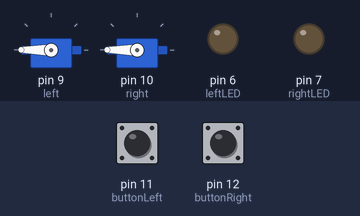
Recording of a sketch running on a simulated Arduino Uno, built with avr-gcc and run on an emulated ATmega328P. Parts: 2 × servo, output pins drawn as LEDs (lit = HIGH). Dashed ring = blinking. The inputs (shaded band) are chosen by the test bench; at power-on: pin 11 (buttonLeft) LOW, pin 12 (buttonRight) LOW.

Above: at 1.4 s.
1.5 s: pin 11 (buttonLeft) pulled HIGH for 1 s
At 1.95 s:
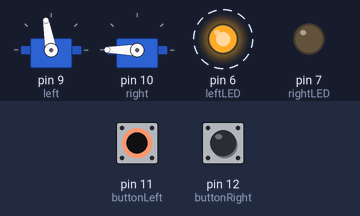
4.2 s: pin 12 (buttonRight) pulled HIGH for 3.2 s
At 4.65 s:
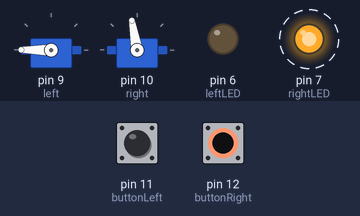
8.9 s: pin 12 (buttonRight) pulled HIGH for 0.35 s
At 10.8 s:
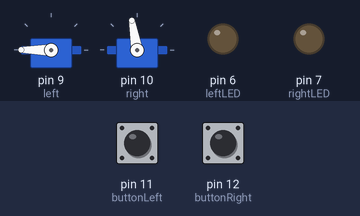
11.1 s: pin 11 (buttonLeft) pulled HIGH for 0.35 s
At 12.5 s:
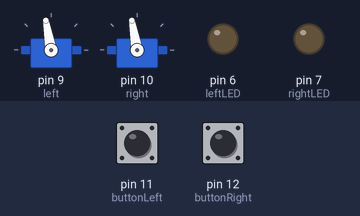
13.2 s: pin 12 (buttonRight) pulled HIGH for 1 s
At 13.65 s:
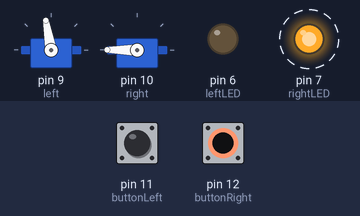
15.9 s: pin 11 (buttonLeft) pulled HIGH for 0.35 s
At 16.35 s:
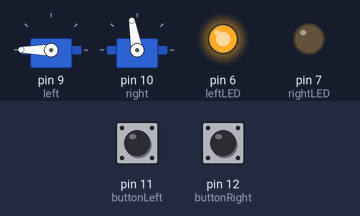
Timing chart, 0 to 18.9 s (numbered marks = the images above; inputs shaded):
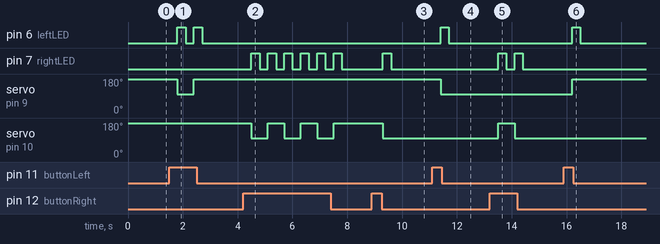

Measured:
- after the input at 1.5 s, pin 6 (leftLED): alternates HIGH for 0.30 s and LOW for 0.30 s, 4 changes in all, then stays LOW, starting after 0.30 s; servo on pin 9 (left): 180° → 100° after 0.30 s, → 180° 0.60 s later
- after the input at 4.2 s, pin 7 (rightLED): alternates HIGH for 0.30 s and LOW for 0.30 s, 12 changes in all, then stays LOW, starting after 0.30 s; servo on pin 10 (right): alternates 180° for 0.60 s and 100° for 0.60 s, 6 changes in all, then stays 180°, starting after 0.30 s
- after the input at 8.9 s, pin 7 (rightLED): LOW → HIGH after 0.40 s, → LOW 0.30 s later; servo on pin 10 (right): 180° → 100° after 0.40 s
- after the input at 11.1 s, pin 6 (leftLED): LOW → HIGH after 0.30 s, → LOW 0.30 s later; servo on pin 9 (left): 180° → 100° after 0.30 s
- after the input at 13.2 s, pin 7 (rightLED): alternates HIGH for 0.30 s and LOW for 0.30 s, 4 changes in all, then stays LOW, starting after 0.30 s; servo on pin 10 (right): 100° → 180° after 0.30 s, → 100° 0.60 s later
- after the input at 15.9 s, pin 6 (leftLED): LOW → HIGH after 0.30 s, → LOW 0.30 s later; servo on pin 9 (left): 100° → 180° after 0.30 s

The sketch:

DavidPWM1.ino
```cpp
#include <Servo.h>

enum ServoState {
  opened,
  closed,
  somewhere
};

enum State {
  travelling,
  chilling
};

static int CLOSED_POS = 180;
static int OPENED_POS = 100;

Servo left;
Servo right;

static int buttonRight = 12;
static int buttonLeft = 11;

static int rightLED = 7;
static int leftLED = 6;

State rstate;
State lstate;

ServoState rightServoPrevState;
ServoState leftServoPrevState;

ServoState getServoState(Servo s) {
  int val = s.read();
  if(val <= 180 && val >= 170) { return closed; };
  if(val <= OPENED_POS + 10 && val >= OPENED_POS) { return opened; }
  return somewhere;
}

void setup() {
  left.attach(9);
  right.attach(10);
  pinMode(buttonRight, INPUT);
  pinMode(buttonLeft, INPUT);
  pinMode(leftLED, OUTPUT);
  pinMode(rightLED, OUTPUT);
  rstate = chilling;
  lstate = chilling;
  rightServoPrevState = opened;
  leftServoPrevState = opened;
  right.write(CLOSED_POS);
  left.write(CLOSED_POS);


   pinMode(6, OUTPUT);
}

void rightLoop() {
  if(rstate == travelling) { digitalWrite(rightLED, HIGH); }
  else { digitalWrite(rightLED, LOW); }

  if(rstate == travelling) {
    if(getServoState(right) == closed && rightServoPrevState == opened) {
      right.write(OPENED_POS);
      rightServoPrevState = closed;
      rstate = chilling;
    }
    else if(getServoState(right) == opened && rightServoPrevState == closed) {
      right.write(CLOSED_POS);
      rightServoPrevState = opened;
      rstate = chilling;
    }
  }
  else {
    // pushed for first time
    if(digitalRead(buttonRight) == HIGH) {
      rstate = travelling;
    }
  }
}


void leftLoop() {
  if(lstate == travelling) { digitalWrite(leftLED, HIGH); }
  else { digitalWrite(leftLED, LOW); }

  if(lstate == travelling) {
    if(getServoState(left) == closed && leftServoPrevState == opened) {
      left.write(OPENED_POS);
      leftServoPrevState = closed;
      lstate = chilling;
    }
    else if(getServoState(left) == opened && leftServoPrevState == closed) {
      left.write(CLOSED_POS);
      leftServoPrevState = opened;
      lstate = chilling;
    }
  }
  else {
    // pushed for first time
    if(digitalRead(buttonLeft) == HIGH) {
      lstate = travelling;
    }
  }
}
void loop() {
  rightLoop();
  leftLoop();
  delay(300);
}
```
